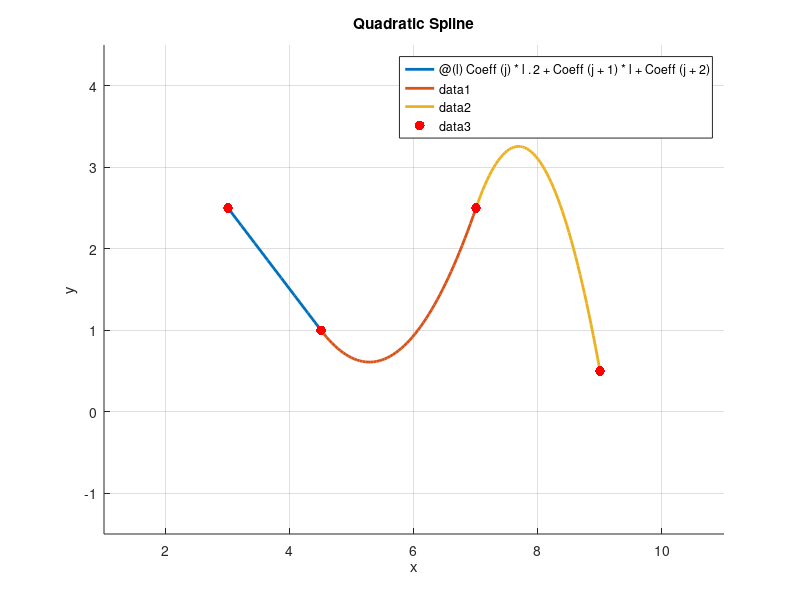

MATLAB code for this plot:
% Last Update 24/4/2015
% Ahmed Mekkawy
% This code solves for quadratic interpolation
clearvars;
format short;
x   =   [3 4.5 7 9];
y   =   [2.5 1 2.5 0.5];
N   =   length(x)-1;
% The unknowns are 3*N with ao=0 "Linear Spline"
% Filling Matrix from point matching
V   =   [0;zeros(2*N,1);zeros(N-1,1)];
Z   =   zeros(length(V),length(V));
j=1;
f=1;
for i=2:2:2*N    
    Z(i,f:f+2)          =   [x(j)^2 x(j) 1];
    V(i)                =   y(j);
    j                   =   j+1;
    Z(i+1,f:f+2)        =   [x(j)^2 x(j) 1];  
    V(i+1)              =   y(j);
    f                   =   f+3;
end
% Filling Matrix from smoothing condition
j=1;
l=2;
for i=2*N+2:3*N
    
    Z(i,j:j+1)            =   [2*x(l) 1];
    Z(i,j+3:j+4)          =   [-2*x(l) -1];
    j                     =   j+3;
    l                     =   l+1;
end
% Adjusting the value of a1 to be zero "Linear Spline"
Z(1,1)=1;
% Inverting and obtaining the coeffiecients, Plotting
Coeff       =       Z\V;

disp("Coeff = ");
disp(Coeff);
disp("Z =");
disp(Z);
disp("V =");
disp(V);
j=1;
hold on;
for i=1:N
    curve=@(l) Coeff(j)*l.^2+Coeff(j+1)*l+Coeff(j+2);
    fplot(curve,[x(i),x(i+1)]);
    hndl=get(gca,'Children');
    set(hndl,'LineWidth',2);
    hold on
    j=j+3;
end
scatter(x,y,50,'r','filled')
grid on;
xlim([min(x)-2 max(x)+2]);
ylim([min(y)-2 max(y)+2]);
xlabel('x');
ylabel('y');
title('Quadratic Spline')
















